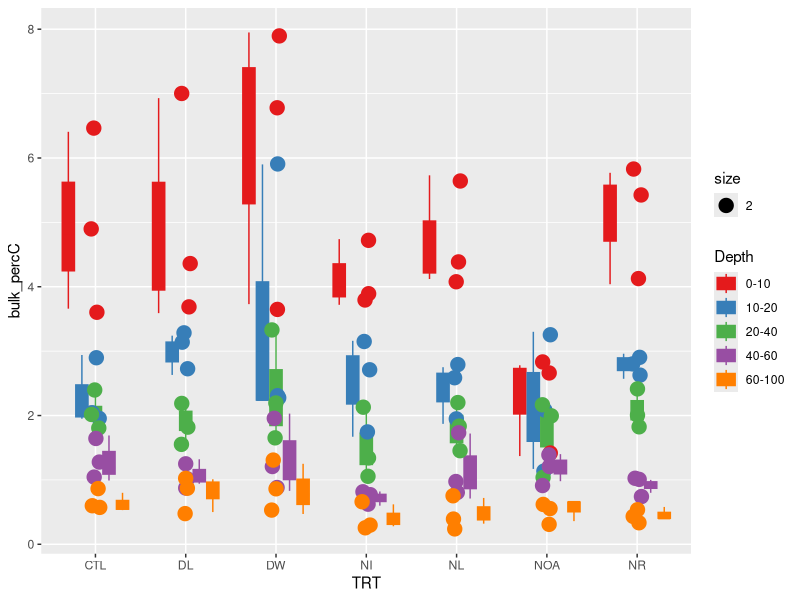

Recreate this plot in R.
######
# CONVERT THIS TO RMD
######

#####
#DIRT 20 SOM analysis

library(ggplot2)
library(tidyr)
library(reshape2)
library(dplyr)

### SETUP ###
#Set path to data folder
#setwd("C:/Users/Derek/Google Drive/OSU - PhD/Projects/DIRT/DIRT 2017 Soil Cores/_Master_Files_DIRT20/Analysis/DIRT20_pub_data_analysis/")

#Load raw data csv
data.raw <- read.csv("DIRT20_soil_master_raw.csv", as.is=T)
colnames(data.raw) <- as.character(data.raw[1,1:16])
data.raw <- data.raw[-1,]

#Convert numerics
for (i in 6:16) {data.raw[,i] <- as.numeric(data.raw[,i])}
str(data.raw)

### WARNING - MANUAL DATA CHANGE ### HARD CODED
### DELETE THIS CODE IF NOT UNDERSTOOD OR INTENDED

#Changing control values for 0-10 cm
  #C values are averages from original depth cores (repx4, minus one >20 outlier for plot 8)
  data.raw[8,6] <- 4.836
  data.raw[12,6] <- 6.407
  data.raw[14,6] <- 3.66

### Plot C by trt & depth
ggplot(data.raw, aes(x=TRT, y=bulk_percC, color=Depth)) +
  geom_boxplot(data=data.raw, aes(fill=Depth)) +
  geom_jitter(data=data.raw, aes(size=2), width=0.05, height=0.1) +
  scale_color_brewer(palette="Set1") +
  scale_fill_brewer(palette="Set1")
